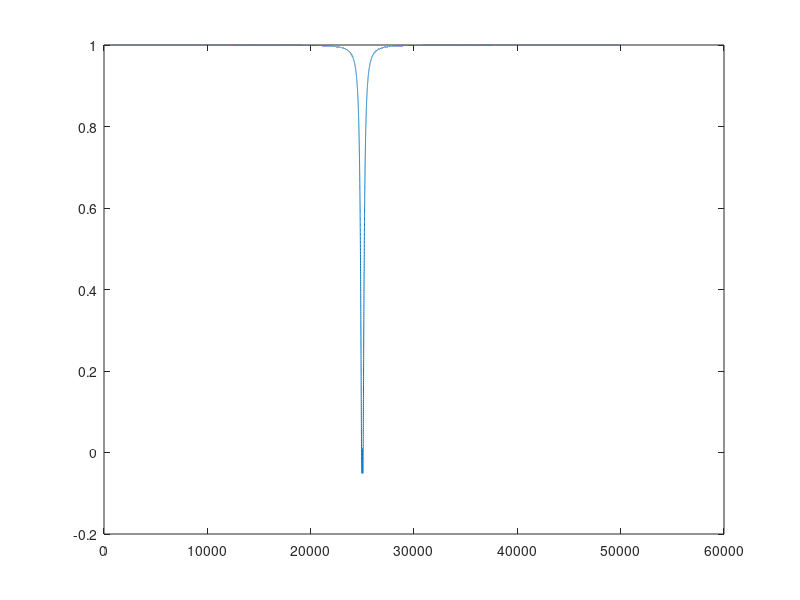

The MATLAB script that drew this image:
taoP1=10^(-3);
taoZ1=10^(-4);

numerator = [1, -2*taoZ1, taoZ1^2];
denominator = [1, -2*taoP1, taoP1^2];
K = poly(numerator)/poly(denominator);

X = -0.25:10^(-5):0.25;
K = @(x) polyval(numerator, x)./polyval(denominator, x);
plot(real(K(X*i)));
